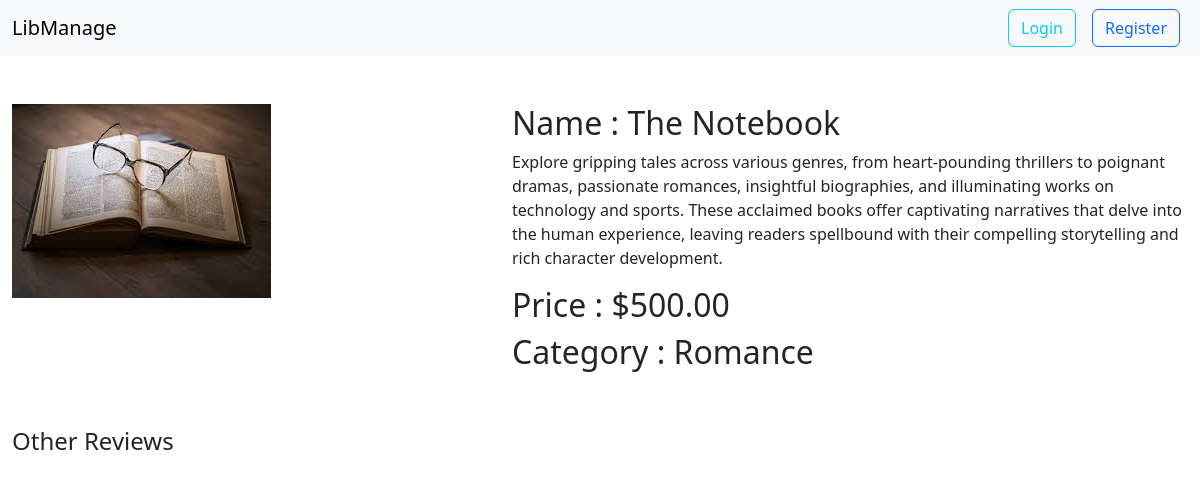
The app's page /book/6/, older data.
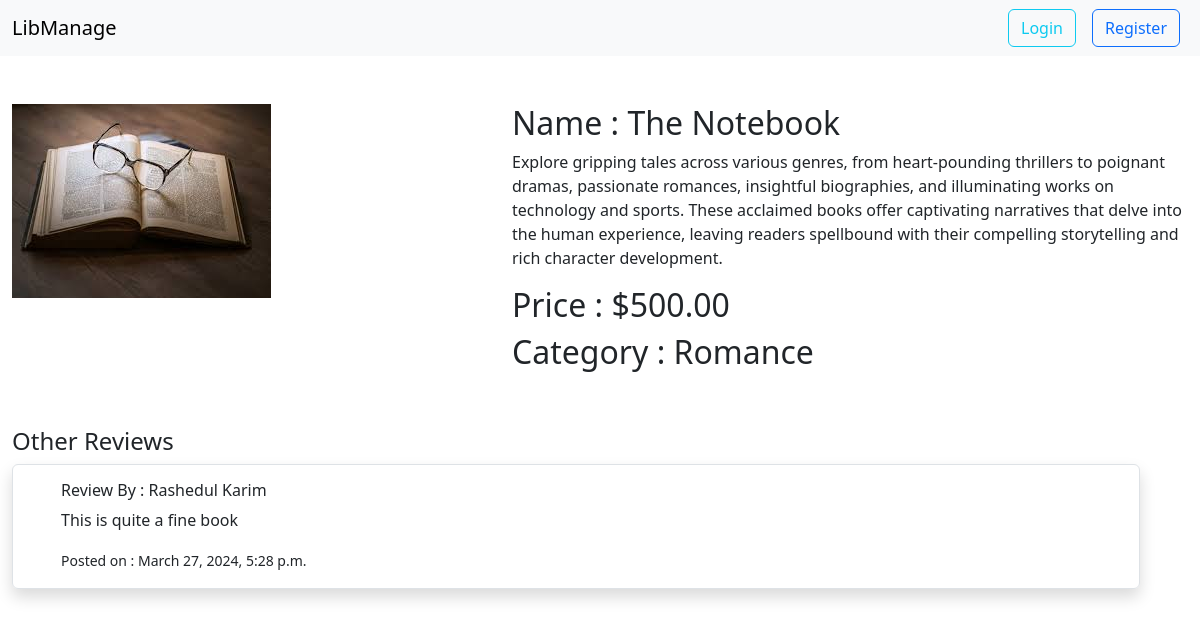
The same page, newer data.
### review/models.py (models this page shows)
class Review(models.Model) :
    book = models.ForeignKey(Book, on_delete=models.CASCADE, related_name="review");
    user = models.ForeignKey(User, on_delete=models.CASCADE, related_name="user")
    name = models.CharField(max_length = 30);
    review = models.CharField(max_length = 150);
    createdAt = models.DateTimeField(auto_now_add = True);

### book/views.py (the view)
# urls.py: path('<int:pk>/', views.BookDetailView.as_view(), name='detailPage'),
class BookDetailView(DetailView):
    model = Book
    pk_url_kwarg = 'pk'
    template_name = 'bookDetail.html'
    context_object_name = 'book'
    def get_context_data(self, **kwargs):
        context = super().get_context_data(**kwargs)
        context['form'] = ReviewForm()
        context['reviews'] = Review.objects.filter(book=context['book'])
        context['canReview'] = False
        if self.request.user.is_authenticated:
            if Borrow.objects.filter(book=context['book'], user=self.request.user).exists():
                context['canReview'] = True
        return context

### book/templates/bookDetail.html (shortened to what this page needs)
{% extends 'base.html' %}
{% load static %}
{% load crispy_forms_tags %}
{% block content %}
<div class="container-fluid my-5">
    <div class="row">
    <div class="col-5">
      <img src="{% static 'book.jpg' %}"  class="img-fluid object-fit-cover" alt="" />
    </div>
    <div class="col-7">
      <h2>Name : {{book.title}}</h2>
      <p>
        {{book.description}}
      </p>
      <h2>Price : ${{book.price}}</h2>
      <h2>Category : {{book.category.name}}</h2>
    </div>
    <div class="d-flex mt-5">
        <div class=" flex-grow-1">
            <h4>Other Reviews</h4>
            <div class="me-5">
                {% for review in reviews %}
                <div class="border rounded shadow px-5 py-3 my-2">
                    <h6>Review By : {{review.name}}</h6>
                    <p>{{review.review}}</p>
                    <small>Posted on : {{review.createdAt}}</small>
                </div>
              {% endfor %}
            </div>
        </div>
    </div>
  </div>
</div>
{% endblock %}

Row changes from the older to the newer data that the page shows:
added Review: name "Rashedul Karim", review "This is quite a fine book", createdAt "March 27, 2024, 5:28 p.m."
